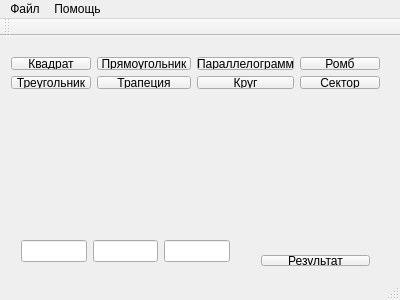
<?xml version="1.0" encoding="UTF-8"?>
<ui version="4.0">
 <class>MainWindow</class>
 <widget class="QMainWindow" name="MainWindow">
  <property name="geometry">
   <rect>
    <x>0</x>
    <y>0</y>
    <width>400</width>
    <height>300</height>
   </rect>
  </property>
  <property name="windowTitle">
   <string>MainWindow</string>
  </property>
  <widget class="QWidget" name="centralWidget">
   <widget class="QWidget" name="gridLayoutWidget">
    <property name="geometry">
     <rect>
      <x>0</x>
      <y>10</y>
      <width>391</width>
      <height>54</height>
     </rect>
    </property>
    <layout class="QGridLayout" name="gridLayout">
     <item row="0" column="1">
      <widget class="QPushButton" name="rectangleButton">
       <property name="text">
        <string>Прямоугольник</string>
       </property>
      </widget>
     </item>
     <item row="0" column="0">
      <widget class="QPushButton" name="squareButton">
       <property name="text">
        <string>Квадрат</string>
       </property>
      </widget>
     </item>
     <item row="0" column="2">
      <widget class="QPushButton" name="parallelogramButton">
       <property name="text">
        <string>Параллелограмм</string>
       </property>
      </widget>
     </item>
     <item row="0" column="3">
      <widget class="QPushButton" name="rhombusButton">
       <property name="text">
        <string>Ромб</string>
       </property>
      </widget>
     </item>
     <item row="1" column="2">
      <widget class="QPushButton" name="circleButton">
       <property name="text">
        <string>Круг</string>
       </property>
      </widget>
     </item>
     <item row="1" column="0">
      <widget class="QPushButton" name="triangleButton">
       <property name="text">
        <string>Треугольник</string>
       </property>
      </widget>
     </item>
     <item row="1" column="1">
      <widget class="QPushButton" name="trapezoidButton">
       <property name="text">
        <string>Трапеция</string>
       </property>
      </widget>
     </item>
     <item row="1" column="3">
      <widget class="QPushButton" name="sectorButton">
       <property name="text">
        <string>Сектор</string>
       </property>
      </widget>
     </item>
    </layout>
   </widget>
   <widget class="QWidget" name="gridLayoutWidget_2">
    <property name="geometry">
     <rect>
      <x>20</x>
      <y>70</y>
      <width>351</width>
      <height>111</height>
     </rect>
    </property>
    <layout class="QGridLayout" name="gridLayout_2">
     <item row="0" column="0">
      <widget class="QLabel" name="formulaLabel">
       <property name="text">
        <string/>
       </property>
       <property name="alignment">
        <set>Qt::AlignCenter</set>
       </property>
      </widget>
     </item>
     <item row="0" column="1">
      <widget class="QLabel" name="figureImageLabel">
       <property name="text">
        <string/>
       </property>
       <property name="alignment">
        <set>Qt::AlignCenter</set>
       </property>
      </widget>
     </item>
    </layout>
   </widget>
   <widget class="QWidget" name="gridLayoutWidget_3">
    <property name="geometry">
     <rect>
      <x>10</x>
      <y>190</y>
      <width>231</width>
      <height>51</height>
     </rect>
    </property>
    <layout class="QGridLayout" name="gridLayout_3">
     <item row="0" column="1">
      <widget class="QLineEdit" name="inputLineEdit2"/>
     </item>
     <item row="0" column="0">
      <widget class="QLineEdit" name="inputLineEdit1"/>
     </item>
     <item row="0" column="2">
      <widget class="QLineEdit" name="inputLineEdit3"/>
     </item>
    </layout>
   </widget>
   <widget class="QWidget" name="gridLayoutWidget_4">
    <property name="geometry">
     <rect>
      <x>250</x>
      <y>190</y>
      <width>131</width>
      <height>51</height>
     </rect>
    </property>
    <layout class="QGridLayout" name="gridLayout_4">
     <item row="0" column="0">
      <widget class="QLabel" name="resultLabel">
       <property name="text">
        <string/>
       </property>
       <property name="alignment">
        <set>Qt::AlignCenter</set>
       </property>
      </widget>
     </item>
     <item row="1" column="0">
      <widget class="QPushButton" name="calculateButton">
       <property name="text">
        <string>Результат</string>
       </property>
      </widget>
     </item>
    </layout>
   </widget>
  </widget>
  <widget class="QMenuBar" name="menuBar">
   <property name="geometry">
    <rect>
     <x>0</x>
     <y>0</y>
     <width>400</width>
     <height>21</height>
    </rect>
   </property>
   <widget class="QMenu" name="menu">
    <property name="title">
     <string>Файл</string>
    </property>
    <addaction name="actionClear"/>
    <addaction name="actionExit"/>
   </widget>
   <widget class="QMenu" name="menu_2">
    <property name="title">
     <string>Помощь</string>
    </property>
    <addaction name="actionAuthors"/>
   </widget>
   <addaction name="menu"/>
   <addaction name="menu_2"/>
  </widget>
  <widget class="QToolBar" name="mainToolBar">
   <attribute name="toolBarArea">
    <enum>TopToolBarArea</enum>
   </attribute>
   <attribute name="toolBarBreak">
    <bool>false</bool>
   </attribute>
  </widget>
  <widget class="QStatusBar" name="statusBar"/>
  <action name="actionClear">
   <property name="text">
    <string>Очистить</string>
   </property>
  </action>
  <action name="actionExit">
   <property name="text">
    <string>Выход</string>
   </property>
  </action>
  <action name="actionAuthors">
   <property name="text">
    <string>Авторы</string>
   </property>
  </action>
 </widget>
 <layoutdefault spacing="6" margin="11"/>
 <resources/>
 <connections/>
</ui>
